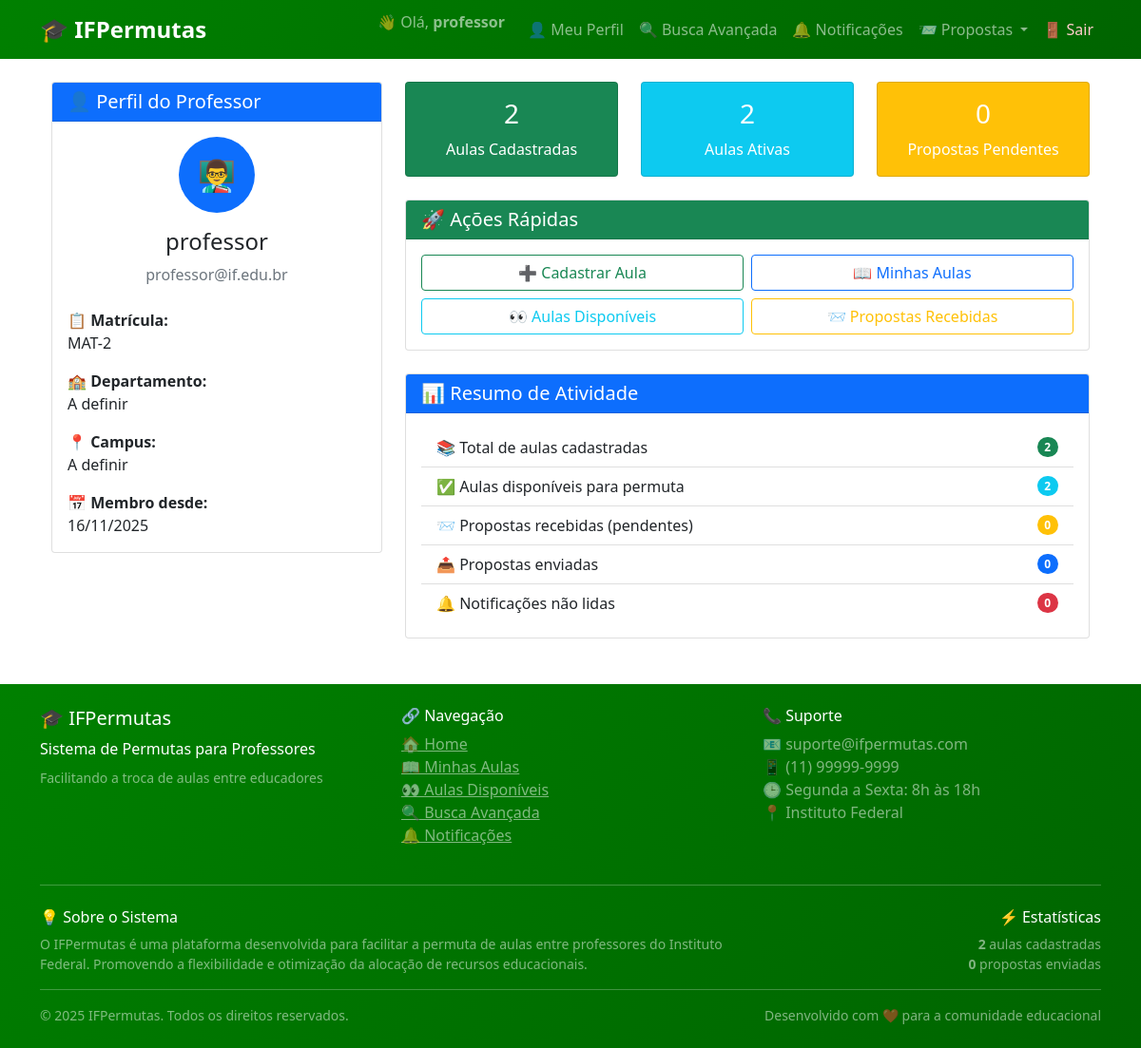
/accounts/profile/ (signed in), run on the app's committed database.
### accounts/models.py (models this page shows, shortened)
class Professor(models.Model):
    user = models.OneToOneField(User, on_delete=models.CASCADE)
    matricula = models.CharField(max_length=20, default='MAT-TEMP')
    departamento = models.CharField(max_length=100, default='A definir')
    campus = models.CharField(max_length=100, default='Principal')
    telefone = models.CharField(max_length=20, blank=True)
    data_cadastro = models.DateTimeField(auto_now_add=True)  # ← ADICIONE ESTA LINHA
    class Meta:
        verbose_name = 'Professor'
        verbose_name_plural = 'Professores'

### accounts/views.py (the view)
# urls.py: path('profile/', views.profile, name='profile'),
@login_required
def profile(request):
    try:
        professor = Professor.objects.get(user=request.user)
    except Professor.DoesNotExist:
        professor = Professor.objects.create(
            user=request.user,
            matricula=f"MAT-{request.user.id}",
            departamento="A definir",
            campus="Principal"
        )
    total_aulas = Aula.objects.filter(professor=professor).count()
    aulas_ativas = Aula.objects.filter(professor=professor, status='disponivel').count()
    propostas_pendentes = professor.propostas_recebidas.filter(status='pendente').count()
    notificacoes_nao_lidas = professor.notificacoes.filter(lida=False).count()
    context = {
        'professor': professor,
        'total_aulas': total_aulas,
        'aulas_ativas': aulas_ativas,
        'propostas_pendentes': propostas_pendentes,
        'notificacoes_nao_lidas': notificacoes_nao_lidas,
    }
    return render(request, 'accounts/profile.html', context)

### templates/accounts/profile.html (shortened to what this page needs)
{% extends 'base.html' %}
{% block content %}
<div class="container">
    <div class="row">
        <div class="col-md-4">
            <div class="card">
                <div class="card-header bg-primary text-white">
                    <h5 class="mb-0">👤 Perfil do Professor</h5>
                </div>
                <div class="card-body">
                    <div class="text-center mb-4">
                        <div class="bg-primary rounded-circle d-inline-flex align-items-center justify-content-center"
                             style="width: 80px; height: 80px; font-size: 2rem;">
                            👨‍🏫
                        </div>
                        <h4 class="mt-3">{{ user.get_full_name|default:user.username }}</h4>
                        <p class="text-muted">{{ user.email }}</p>
                    </div>
                    <div class="mb-3">
                        <strong>📋 Matrícula:</strong><br>
                        {{ professor.matricula }}
                    </div>
                    <div class="mb-3">
                        <strong>🏫 Departamento:</strong><br>
                        {{ professor.departamento }}
                    </div>
                    <div class="mb-3">
                        <strong>📍 Campus:</strong><br>
                        {{ professor.campus }}
                    </div>
                    <div class="mb-0">
                        <strong>📅 Membro desde:</strong><br>
                        {{ professor.data_cadastro|date:"d/m/Y" }}
                    </div>
                </div>
            </div>
        </div>
        <div class="col-md-8">
            <div class="row mb-4">
                <div class="col-md-4">
                    <div class="card text-white bg-success">
                        <div class="card-body text-center">
                            <h3>{{ total_aulas }}</h3>
                            <p class="mb-0">Aulas Cadastradas</p>
                        </div>
                    </div>
                </div>
                <div class="col-md-4">
                    <div class="card text-white bg-info">
                        <div class="card-body text-center">
                            <h3>{{ aulas_ativas }}</h3>
                            <p class="mb-0">Aulas Ativas</p>
                        </div>
                    </div>
                </div>
                <div class="col-md-4">
                    <div class="card text-white bg-warning">
                        <div class="card-body text-center">
                            <h3>{{ propostas_pendentes }}</h3>
                            <p class="mb-0">Propostas Pendentes</p>
                        </div>
                    </div>
                </div>
            </div>
            <div class="card mb-4">
                <div class="card-header bg-success text-white">
                    <h5 class="mb-0">🚀 Ações Rápidas</h5>
                </div>
                <div class="card-body">
                    <div class="row g-2">
                        <div class="col-md-6">
                            <a href="{% url 'core:cadastrar_aula' %}" class="btn btn-outline-success w-100">
                                ➕ Cadastrar Aula
                            </a>
                        </div>
                        <div class="col-md-6">
                            <a href="{% url 'core:minhas_aulas' %}" class="btn btn-outline-primary w-100">
                                📖 Minhas Aulas
                            </a>
                        </div>
                        <div class="col-md-6">
                            <a href="{% url 'core:lista_aulas' %}" class="btn btn-outline-info w-100">
                                👀 Aulas Disponíveis
                            </a>
                        </div>
                        <div class="col-md-6">
                            <a href="{% url 'core:propostas_recebidas' %}" class="btn btn-outline-warning w-100">
                                📨 Propostas Recebidas
                            </a>
                        </div>
                    </div>
                </div>
            </div>
            <div class="card">
                <div class="card-header bg-primary text-white">
                    <h5 class="mb-0">📊 Resumo de Atividade</h5>
                </div>
                <div class="card-body">
                    <div class="list-group list-group-flush">
                        <div class="list-group-item d-flex justify-content-between align-items-center">
                            <span>📚 Total de aulas cadastradas</span>
                            <span class="badge bg-success rounded-pill">{{ total_aulas }}</span>
                        </div>
                        <div class="list-group-item d-flex justify-content-between align-items-center">
                            <span>✅ Aulas disponíveis para permuta</span>
                            <span class="badge bg-info rounded-pill">{{ aulas_ativas }}</span>
                        </div>
                        <div class="list-group-item d-flex justify-content-between align-items-center">
                            <span>📨 Propostas recebidas (pendentes)</span>
                            <span class="badge bg-warning rounded-pill">{{ propostas_pendentes }}</span>
                        </div>
                        <div class="list-group-item d-flex justify-content-between align-items-center">
                            <span>📤 Propostas enviadas</span>
                            <span class="badge bg-primary rounded-pill">{{ user.professor.propostas_feitas.count }}</span>
                        </div>
                        <div class="list-group-item d-flex justify-content-between align-items-center">
                            <span>🔔 Notificações não lidas</span>
                            <span class="badge bg-danger rounded-pill">{{ notificacoes_nao_lidas }}</span>
                        </div>
                    </div>
                </div>
            </div>
        </div>
    </div>
</div>
{% endblock %}

### templates/base.html (shortened to what this page needs)
<!DOCTYPE html>
<html lang="pt-br">
<head>
    <link href="https://cdn.jsdelivr.net/npm/bootstrap@5.1.3/dist/css/bootstrap.min.css" rel="stylesheet">
</head>
<body>
    <div class="main-container">
        {% if user.is_authenticated %}
        <nav class="navbar navbar-expand-lg navbar-dark" style="background: linear-gradient(135deg, #008000 0%, #006400 100%);">
            <div class="container">
                <a class="navbar-brand fw-bold" href="{% url 'core:home' %}">
                    🎓 IFPermutas
                </a>
                <div class="collapse navbar-collapse" id="navbarNav">
                    <ul class="navbar-nav ms-auto">
                        <li class="nav-item">
                            <span class="navbar-text me-3">
                                👋 Olá, <strong>{{ user.get_full_name|default:user.username }}</strong>
                            </span>
                        </li>
                        <li class="nav-item">
                            <a class="nav-link" href="{% url 'accounts:profile' %}">
                                👤 Meu Perfil
                            </a>
                        </li>
                        <li class="nav-item">
                            <a class="nav-link" href="{% url 'core:busca_avancada' %}">
                                🔍 Busca Avançada
                            </a>
                        </li>
                        <li class="nav-item">
                            <a class="nav-link" href="{% url 'core:notificacoes' %}">
                                🔔 Notificações
                            </a>
                        </li>
                        <li class="nav-item dropdown">
                            <a class="nav-link dropdown-toggle" href="#" id="propostasDropdown" role="button" data-bs-toggle="dropdown">
                                📨 Propostas
                            </a>
                        </li>
                        <li class="nav-item">
                            <form method="post" action="{% url 'logout' %}" class="d-inline">
                                <button type="submit" class="nav-link logout-btn">
                                    🚪 Sair
                                </button>
                            </form>
                        </li>
                    </ul>
                </div>
            </div>
        </nav>
        {% endif %}
        <div class="content-wrap">
            <div class="{% if not user.is_authenticated %}container-fluid p-0{% else %}container mt-4{% endif %}">
                {% block content %}
                {% endblock %}
            </div>
        </div>
        <footer class="footer mt-5 py-4">
            <div class="container">
                <div class="row">
                    <div class="col-md-4">
                        <h5>🎓 IFPermutas</h5>
                        <p class="mb-2">Sistema de Permutas para Professores</p>
                        <p class="small mb-0 text-white-50">Facilitando a troca de aulas entre educadores</p>
                    </div>
                    <div class="col-md-4">
                        <h6>🔗 Navegação</h6>
                        <ul class="list-unstyled">
                            {% if user.is_authenticated %}
                                <li><a href="{% url 'core:home' %}" class="text-white-50">🏠 Home</a></li>
                                <li><a href="{% url 'core:minhas_aulas' %}" class="text-white-50">📖 Minhas Aulas</a></li>
                                <li><a href="{% url 'core:lista_aulas' %}" class="text-white-50">👀 Aulas Disponíveis</a></li>
                                <li><a href="{% url 'core:busca_avancada' %}" class="text-white-50">🔍 Busca Avançada</a></li>
                                <li><a href="{% url 'core:notificacoes' %}" class="text-white-50">🔔 Notificações</a></li>
                            {% else %}
                                <li><a href="{% url 'login' %}" class="text-white-50">🔑 Login</a></li>
                                <li><a href="{% url 'core:home' %}" class="text-white-50">🏠 Home</a></li>
                            {% endif %}
                        </ul>
                    </div>
                    <div class="col-md-4">
                        <h6>📞 Suporte</h6>
                        <ul class="list-unstyled">
                            <li class="text-white-50">📧 suporte@ifpermutas.com</li>
                            <li class="text-white-50">📱 (11) 99999-9999</li>
                            <li class="text-white-50">🕒 Segunda a Sexta: 8h às 18h</li>
                            <li class="text-white-50">📍 Instituto Federal</li>
                        </ul>
                    </div>
                </div>
                <hr class="my-4" style="border-color: rgba(255,255,255,0.1);">
                <div class="row">
                    <div class="col-md-8">
                        <h6>💡 Sobre o Sistema</h6>
                        <p class="small text-white-50 mb-0">
                            O IFPermutas é uma plataforma desenvolvida para facilitar a permuta de aulas entre professores
                            do Instituto Federal. Promovendo a flexibilidade e otimização da alocação de recursos educacionais.
                        </p>
                    </div>
                    <div class="col-md-4 text-md-end">
                        <h6>⚡ Estatísticas</h6>
                        <p class="small text-white-50 mb-0">
                            {% if user.is_authenticated %}
                                <strong>{{ user.professor.aula_set.count }}</strong> aulas cadastradas<br>
                                <strong>{{ user.professor.propostas_feitas.count }}</strong> propostas enviadas
                            {% else %}
                                Junte-se a nossa comunidade!
                            {% endif %}
                        </p>
                    </div>
                </div>
                <hr class="my-3" style="border-color: rgba(255,255,255,0.1);">
                <div class="row align-items-center">
                    <div class="col-md-6">
                        <p class="mb-0 small text-white-50">
                            &copy; 2025 IFPermutas. Todos os direitos reservados.
                        </p>
                    </div>
                    <div class="col-md-6 text-md-end">
                        <p class="mb-0 small text-white-50">
                            Desenvolvido com ❤️ para a comunidade educacional
                        </p>
                    </div>
                </div>
            </div>
        </footer>
    </div>
</body>
</html>

### templates/base.html (style rules this page uses)
.navbar-brand { font-size: 1.5rem; }
.logout-btn { background: none; border: none; color: #ffcccb !important; cursor: pointer; padding: 8px 0; }
.footer { background: linear-gradient(135deg, #008000 0%, #006400 100%); color: white; margin-top: auto; }
.main-container { min-height: 100vh; display: flex; flex-direction: column; }
.content-wrap { flex: 1; }

### data on the page
Professor: matricula "MAT-2", departamento "A definir", campus "A definir", data_cadastro "16/11/2025"

### other printed values
{{ user.get_full_name|default:user.username }} "professor"
{{ user.email }} "professor@if.edu.br"
{{ total_aulas }} "2"
{{ aulas_ativas }} "2"
{{ propostas_pendentes }} "0"
{{ user.professor.propostas_feitas.count }} "0"
{{ notificacoes_nao_lidas }} "0"
{{ user.professor.aula_set.count }} "2"
